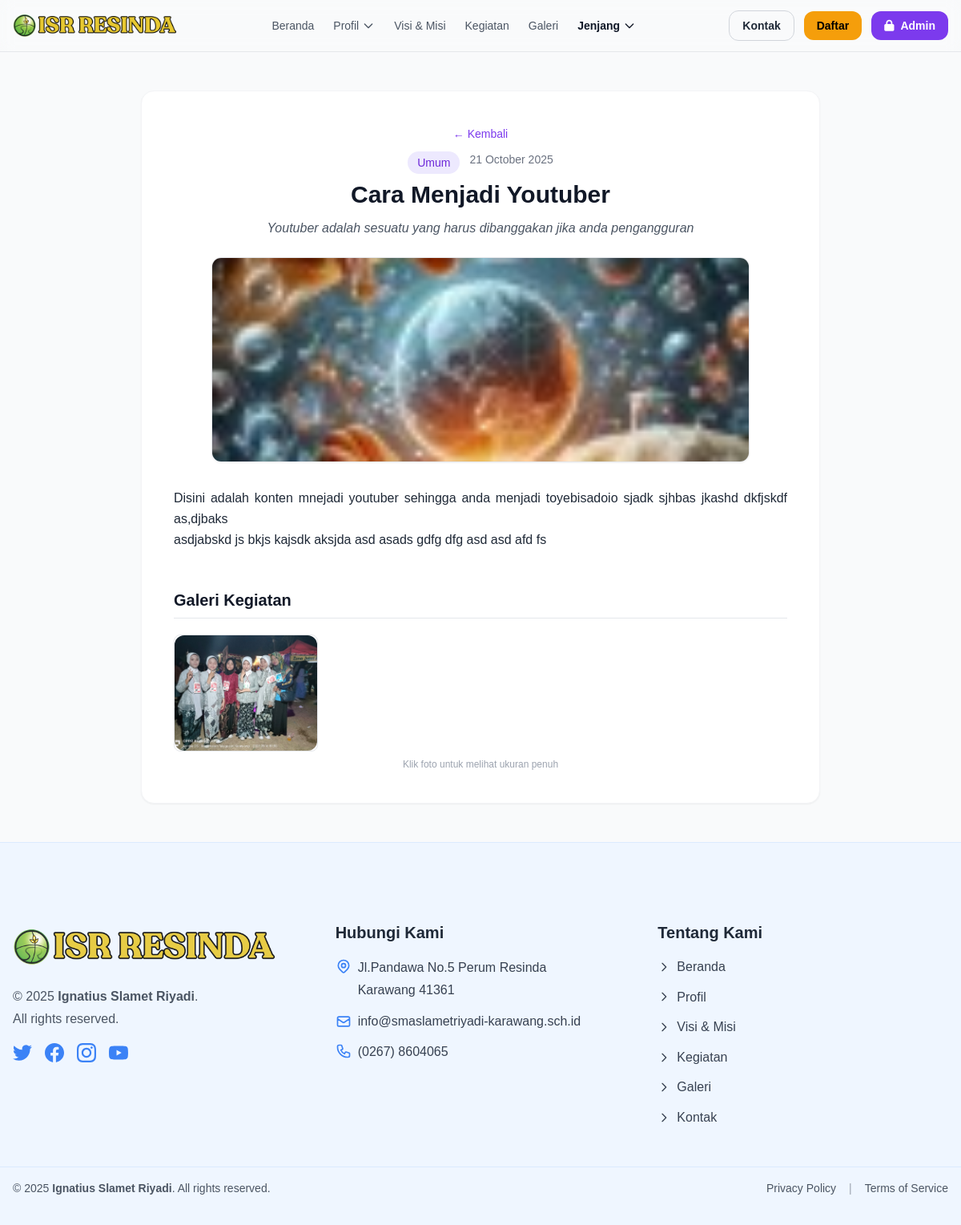
Page /kegiatan-detail.php?slug=bagaimana-cara-menjadi-youtuber on the committed database.
### tables this page shows
CREATE TABLE `kegiatan` (
  `id` int(11) NOT NULL,
  `title` varchar(255) NOT NULL,
  `slug` varchar(255) NOT NULL,
  `excerpt` text DEFAULT NULL,
  `content` longtext DEFAULT NULL,
  `image_path` varchar(255) DEFAULT NULL,
  `category` varchar(50) NOT NULL DEFAULT 'umum',
  `status` enum('active','inactive') NOT NULL DEFAULT 'active',
  `author_id` int(11) DEFAULT NULL,
  `created_at` timestamp NOT NULL DEFAULT current_timestamp(),
  `updated_at` timestamp NULL DEFAULT NULL ON UPDATE current_timestamp()
);

CREATE TABLE `kegiatan_foto` (
  `id` int(11) NOT NULL,
  `kegiatan_id` int(11) NOT NULL,
  `image_path` varchar(255) NOT NULL,
  `created_at` timestamp NOT NULL DEFAULT current_timestamp()
);

### config/database.php (called while the page is built, shortened)
<?php
class Database {
    private $host = "localhost";
    private $db_name = "isr_school";
    private $username = "root";
    private $password = "";
    public function getConnection() {
        $this->conn = null;
        try {
            $this->conn = new PDO("mysql:host=" . $this->host . ";dbname=" . $this->db_name, $this->username, $this->password);
            $this->conn->exec("set names utf8");
            $this->conn->setAttribute(PDO::ATTR_ERRMODE, PDO::ERRMODE_EXCEPTION);
        } catch(PDOException $exception) {
            echo "Connection error: " . $exception->getMessage();
        }
        return $this->conn;
    }
}
?>

### models/Kegiatan.php (called while the page is built, shortened)
<?php
require_once __DIR__ . '/../config/database.php';
class Kegiatan {
  private $db;
  public function __construct() { $this->db = (new Database())->getConnection(); }
  public function findBySlug($slug) {
    $stmt = $this->db->prepare("SELECT * FROM kegiatan WHERE slug = :slug LIMIT 1");
    $stmt->bindValue(':slug', $slug);
    $stmt->execute();
    return $stmt->fetch(PDO::FETCH_ASSOC);
  }
}

### kegiatan-detail.php (the view)
<?php
require_once __DIR__ . '/models/Kegiatan.php';
require_once __DIR__ . '/config/database.php';
function h($s){ return htmlspecialchars((string)$s, ENT_QUOTES, 'UTF-8'); }
$slug = trim($_GET['slug'] ?? '');
$kg   = new Kegiatan();
$post = $slug ? $kg->findBySlug($slug) : null;
function kegiatan_photos($kegiatan_id){
  $db = (new Database())->getConnection();
  $s  = $db->prepare("SELECT id, image_path FROM kegiatan_foto WHERE kegiatan_id = :id ORDER BY id DESC");
  $s->execute([':id'=>$kegiatan_id]);
  return $s->fetchAll(PDO::FETCH_ASSOC);
}
$catLabels = [
  'umum'       => 'Umum',
  'berita'     => 'Berita',
  'artikel'    => 'Artikel',
  'pengumuman' => 'Pengumuman',
];
?>
<?php include __DIR__ . '/includes/header.php'; ?>
<div class="max-w-4xl mx-auto px-6 py-12">
  <?php if (!$post): ?>
    <div class="text-center py-24">
      <h1 class="text-3xl font-bold text-gray-900 mb-2">Konten Tidak Ditemukan</h1>
      <p class="text-gray-600 mb-6">Halaman yang Anda cari mungkin telah dihapus atau dipindahkan.</p>
      <a href="kegiatan.php" class="inline-flex items-center px-4 py-2 rounded-xl bg-purple-600 text-white hover:bg-purple-700">← Kembali ke Kegiatan</a>
    </div>
  <?php else: ?>
    <?php
      $title   = $post['title'] ?? '-';
      $excerpt = $post['excerpt'] ?? '';
      $content = $post['content'] ?? '';
      $thumb   = $post['image_path'] ?? '';
      $catKey  = strtolower($post['category'] ?? '');
      $catName = $catLabels[$catKey] ?? 'Umum';
      $dateStr = !empty($post['created_at']) ? date('d F Y', strtotime($post['created_at'])) : '';
      $photos  = kegiatan_photos((int)$post['id']);
    ?>
    <article class="bg-white rounded-2xl shadow-sm border border-gray-100 p-6 sm:p-10">
      <div class="text-center mb-6">
        <a href="kegiatan.php" class="text-sm text-purple-600 hover:text-purple-800 inline-flex items-center mb-3">← Kembali</a>
        <div class="flex justify-center gap-3 flex-wrap text-sm text-gray-500 mb-2">
          <span class="inline-block px-3 py-1 bg-purple-100 text-purple-700 rounded-full font-medium"><?= h($catName) ?></span>
          <?php if ($dateStr): ?><span><?= h($dateStr) ?></span><?php endif; ?>
        </div>
        <h1 class="text-2xl sm:text-3xl font-bold text-gray-900 leading-snug"><?= h($title) ?></h1>
        <?php if ($excerpt): ?>
          <p class="text-gray-600 mt-3 max-w-2xl mx-auto text-base italic"><?= h($excerpt) ?></p>
        <?php endif; ?>
      </div>
      <?php if ($thumb): ?>
        <div class="mb-8">
          <div class="max-w-2xl mx-auto">
            <img src="<?= h($thumb) ?>" alt="<?= h($title) ?>"
                 class="w-full h-56 sm:h-64 object-cover rounded-xl border border-gray-200 shadow-sm">
          </div>
        </div>
      <?php endif; ?>
      <div class="prose prose-lg mx-auto text-justify text-gray-800 leading-relaxed">
        <?= nl2br(h($content)) ?>
      </div>
      <?php if ($photos): ?>
        <div class="mt-12">
          <h2 class="text-xl font-semibold text-gray-900 mb-5 border-b border-gray-200 pb-2">Galeri Kegiatan</h2>
          <div class="grid grid-cols-2 sm:grid-cols-3 md:grid-cols-4 gap-4">
            <?php foreach ($photos as $ph): ?>
              <a href="<?= h($ph['image_path']) ?>" target="_blank" rel="noopener"
                 class="group block rounded-lg overflow-hidden border border-gray-200 hover:shadow transition">
                <img src="<?= h($ph['image_path']) ?>" alt="" class="h-36 w-full object-cover group-hover:scale-[1.03] transform transition">
              </a>
            <?php endforeach; ?>
          </div>
          <p class="text-xs text-gray-400 mt-2 text-center">Klik foto untuk melihat ukuran penuh</p>
        </div>
      <?php endif; ?>
    </article>
  <?php endif; ?>
</div>
<?php include __DIR__ . '/includes/footer.php'; ?>

### assets/css/style.css (style rules this page uses)
* { margin: 0; padding: 0; box-sizing: border-box; font-family: 'Arial', sans-serif; }
body { background-color: #f5f5f5; color: #333; line-height: 1.6; }
img { max-width:100%;height:auto;border-radius:0.75rem }

### includes/header.php (style rules this page uses)
body { font-family:'Inter',system-ui,-apple-system,'Segoe UI',Roboto,Helvetica,Arial }

### rows in the picture
kegiatan: category "Umum", created_at "21 October 2025", title "Cara Menjadi Youtuber", excerpt "Youtuber adalah sesuatu yang harus dibanggakan jika anda pengangguran", image_path (picture), content "Disini adalah konten mnejadi youtuber sehingga anda menjadi toyebisadoio sjadk sjhbas jkashd dkfjskdf as,djbaks asdjabskd js bkjs kajsdk aksjda asd asads gdfg dfg asd asd afd fs"
kegiatan_foto: image_path (picture)
